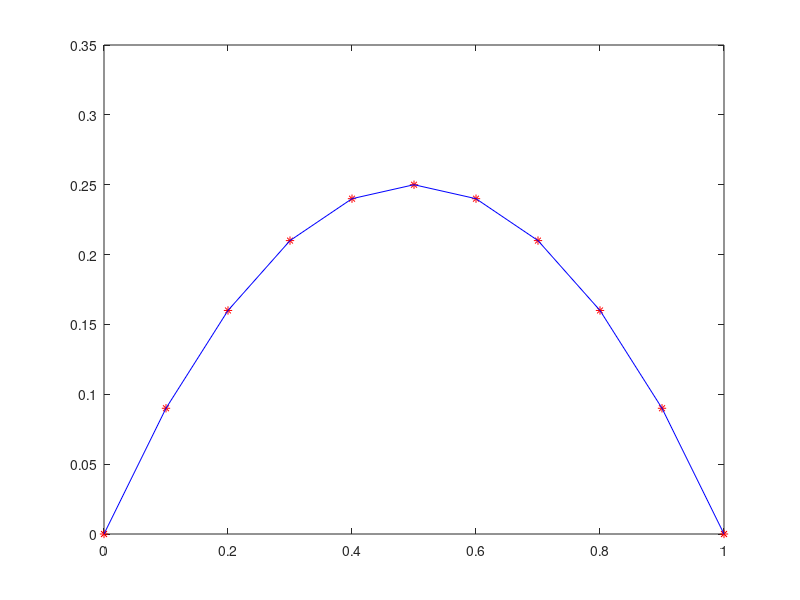

This figure's MATLAB source:
close all

h = 0.1
x = [0:h:1];
yi = 0;
yf = 0;

n = size(x,2);
A = zeros(n,n);
F = zeros(n,1);

A(1,1) = 1;
A(n,n) = 1;

F(1) = yi;
F(n) = yf;

for i = 2:n-1
   
    F(i) = -2*h*h
    A(i,i-1)=1;
    A(i,i)=-2;
    A(i,i+1)=1;
    
end

Y = inv(A)*F
plot(x,Y,'r*',x,-x.*(x-1),'b')
